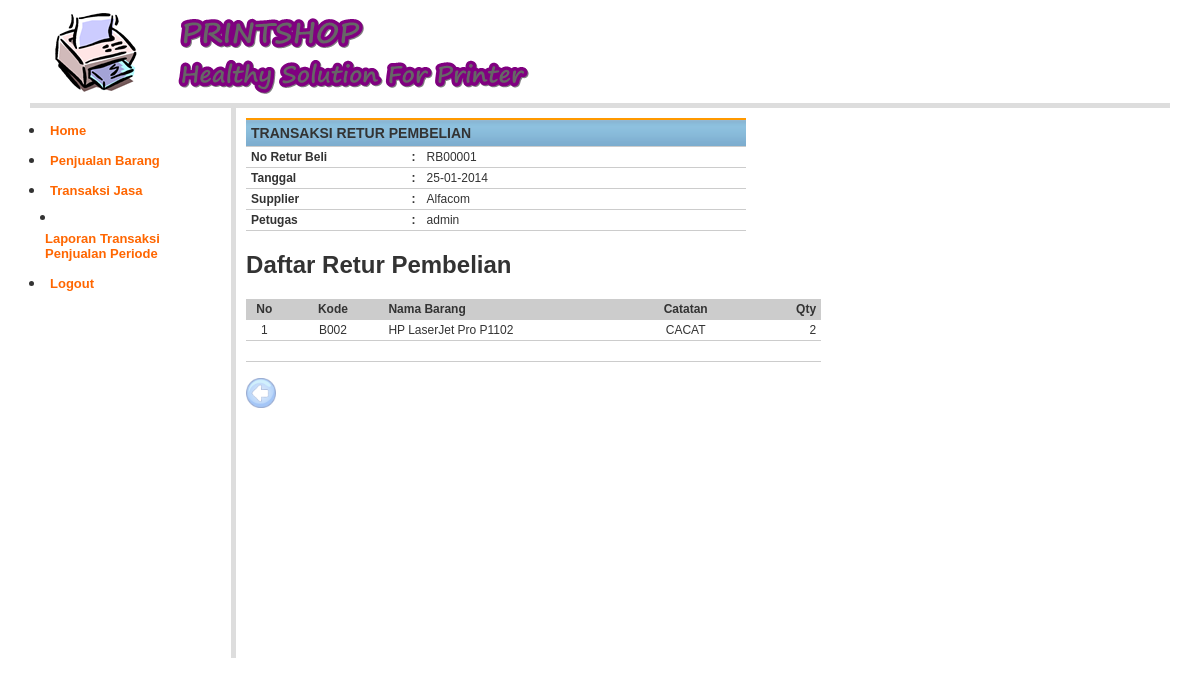
The app's page /?page=Daftar-Retur-Pembelian-List&Kode=RB00001 (signed in) with its own data.
### tables this page shows
CREATE TABLE `returbeli` (
  `no_returbeli` char(7) NOT NULL,
  `tgl_transaksi` date NOT NULL,
  `kd_supplier` char(3) NOT NULL,
  `userid` varchar(20) NOT NULL,
  PRIMARY KEY (`no_returbeli`)
);

CREATE TABLE `supplier` (
  `kd_supplier` char(3) NOT NULL,
  `nm_supplier` varchar(50) NOT NULL,
  `alamat` varchar(50) NOT NULL,
  `telepon` varchar(20) NOT NULL,
  PRIMARY KEY (`kd_supplier`)
);

CREATE TABLE `returbeli_item` (
  `no_returbeli` char(7) NOT NULL,
  `kd_barang` char(6) NOT NULL,
  `kd_bahan` char(4) NOT NULL,
  `jumlah` int(3) NOT NULL,
  `catatan` varchar(50) NOT NULL
);

CREATE TABLE `barang` (
  `kd_barang` char(4) NOT NULL,
  `nm_barang` varchar(50) NOT NULL,
  `harga_beli` int(10) NOT NULL,
  `harga_jual` int(10) NOT NULL,
  `qty` int(3) NOT NULL,
  `ppn` int(3) NOT NULL,
  `diskon` int(3) NOT NULL,
  `keterangan` varchar(50) NOT NULL,
  `kd_kategori` char(3) NOT NULL,
  `link_gambar` varchar(100) NOT NULL,
  PRIMARY KEY (`kd_barang`),
  KEY `kd_kategori` (`kd_kategori`)
);

### library/inc.library.php (called while the page is built, shortened)
<?php
function IndonesiaTgl($tanggal){
	$tgl=substr($tanggal,8,2);
	$bln=substr($tanggal,5,2);
	$thn=substr($tanggal,0,4);
	$awal="$tgl-$bln-$thn";
	return $awal;
}
?>

### daftar_returbeli_list.php (the view, shortened to what this page needs)
<?php
include_once "library/inc.library.php";
$kodeTransaksi = $_GET['Kode'];
$beliSql = "SELECT returbeli.*, supplier.nm_supplier FROM returbeli, supplier
			WHERE returbeli.kd_supplier=supplier.kd_supplier
			AND returbeli.no_returbeli='$kodeTransaksi'";
$beliQry = mysql_query($beliSql, $koneksidb)  or die ("Query returbeli salah : ".mysql_error());
$beliRow = mysql_fetch_array($beliQry);
?>
<table width="500" border="0" cellpadding="2" cellspacing="1" class="table-list">
<tr>
  <th colspan="3"><b>TRANSAKSI RETUR PEMBELIAN </b></th>
</tr>
<tr>
  <td width="155"><b>No Retur Beli</b></td>
  <td width="5"><b>:</b></td>
  <td width="326"> <?php echo $beliRow['no_returbeli']; ?> </td>
</tr>
<tr>
  <td><b>Tanggal</b></td>
  <td><b>:</b></td>
  <td><?php echo IndonesiaTgl($beliRow['tgl_transaksi']); ?></td>
</tr>
<tr>
  <td><b>Supplier</b></td>
  <td><b>:</b></td>
  <td><?php echo $beliRow['nm_supplier']; ?></td>
</tr>
<tr>
  <td><b>Petugas</b></td>
  <td><b>:</b></td>
  <td><?php echo $beliRow['userid']; ?></td>
</tr>
</table>
<h2> Daftar Retur Pembelian</h2>
<table class="table-list" width="575" border="0" cellspacing="1" cellpadding="2">
  <tr>
    <td width="27" align="center" bgcolor="#CCCCCC"><b>No</b></td>
    <td width="95" align="center" bgcolor="#CCCCCC"><b>Kode</b></td>
    <td width="240" bgcolor="#CCCCCC"><b>Nama Barang </b></td>
    <td width="123" align="center" bgcolor="#CCCCCC"><b>Catatan</b></td>
    <td width="64" align="right" bgcolor="#CCCCCC"><b>Qty</b></td>
  </tr>
  <?php
	$listBarangSql = "SELECT barang.nm_barang, returbeli_item.* FROM barang, returbeli_item
					  WHERE barang.kd_barang=returbeli_item.kd_barang AND returbeli_item.no_returbeli='$kodeTransaksi'
					  ORDER BY barang.kd_barang ASC";
	$listBarangQry = mysql_query($listBarangSql, $koneksidb)  or die ("Query list barang salah : ".mysql_error());
	$nomor  = 0; $totalBelanja = 0;
	while ($listBarangRow = mysql_fetch_array($listBarangQry)) {
	$nomor++;
?>
  <tr>
    <td align="center"><?php echo $nomor; ?></td>
    <td align="center"><?php echo $listBarangRow['kd_barang']; ?></td>
    <td><?php echo $listBarangRow['nm_barang']; ?></td>
    <td align="center"><?php echo $listBarangRow['catatan']; ?></td>
    <td align="right"><?php echo $listBarangRow['jumlah']; ?></td>
  </tr>
  <?php } ?>
  <tr>
    <td colspan="5" align="right">&nbsp;</td>
  </tr>
</table>
<p><a href="?page=Daftar-Retur-Pembelian&amp;Kode=<?php echo $Kode; ?>" target="_self" alt="Daftar Retur Pembelian"><img src="images/back.png" width="30" height="30" /></p></a>

### styles/style.css (style rules this page uses)
td img { opacity:0.6; }
body { margin:0px auto 0px; padding:3px; font-family:"Arial"; font-size:12px; color:#333; width:95%; background-position:top; background-color:#fff; }
.table-main td { color: #333; border-collapse: collapse; vertical-align: center; padding: 0px; border:none; }
.table-list { clear: both; text-align: left; border-collapse: collapse; margin: 0px 0px 10px 0px; background:#fff; }
.table-list th { color: #333; font-size: 14px; font-weight: 700; margin: 2px 2px 2px 2px; padding: 5px 5px; background: url(../images/Background_td2.gif) repeat-x top #fff; border-bottom: 1px solid #CCC; border-top: 2px solid #FF9900; }
.table-list td { color: #333; font-size:12px; border-color: #fff; border-collapse: collapse; vertical-align: center; padding: 3px 5px; border-bottom:1px #CCCCCC solid; }

### records on screen
returbeli: no_returbeli "RB00001", tgl_transaksi "25-01-2014", kd_supplier.nm_supplier "Alfacom", userid "admin"
returbeli_item: kd_barang "B002", kd_barang.nm_barang "HP LaserJet Pro P1102", catatan "CACAT", jumlah "2"
